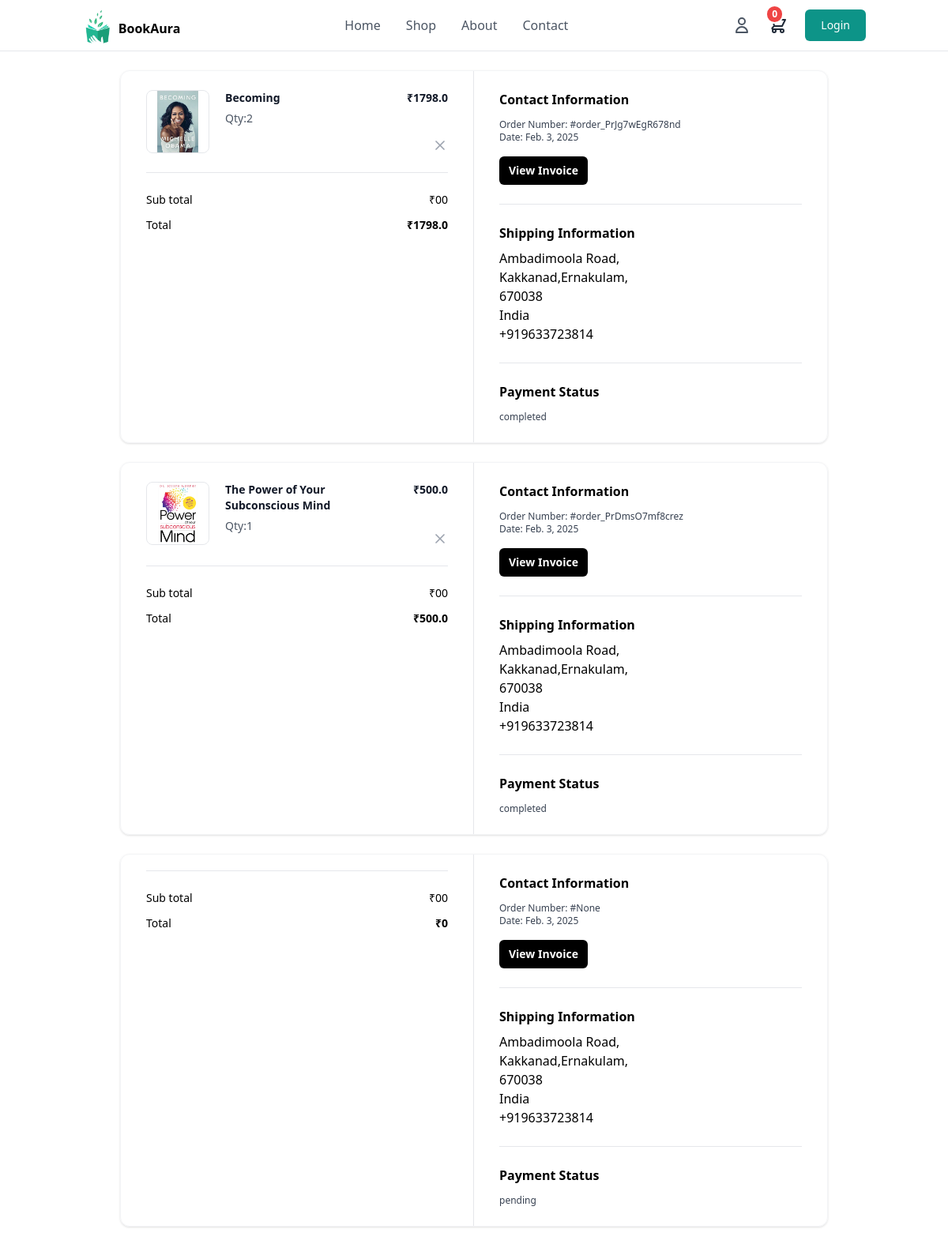
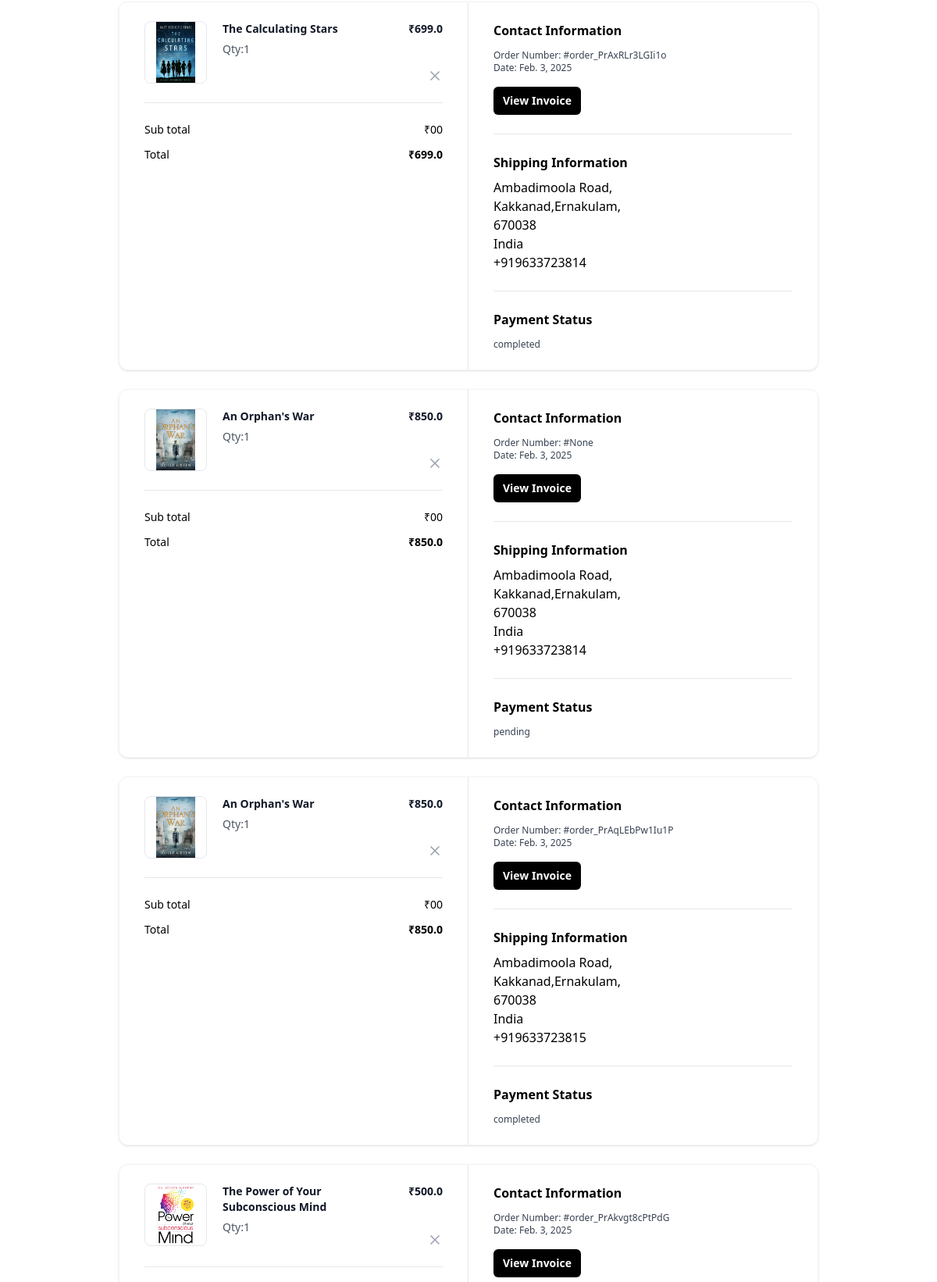
The app's page /order/summary/ (signed in, upper part) with its own data (2 pictures, top to bottom).
### bookapp/models.py (models this page shows, shortened)
class BaseModel(models.Model):
    created_at=models.DateTimeField(auto_now_add=True)
    updated_at=models.DateTimeField(auto_now=True)
    is_active=models.BooleanField(default=True)

class OrderItem(BaseModel):
    order_object=models.ForeignKey(
                                   Order,on_delete=models.CASCADE,
                                   related_name="orderitems"
                                   )
    book_object=models.ForeignKey(Book,on_delete=models.CASCADE)
    quantity=models.PositiveIntegerField(default=1)
    price=models.FloatField()
    @property
    def item_total(self):
        return self.price*self.quantity

class Book(BaseModel):
    title = models.CharField(max_length=200)
    author=models.CharField(max_length=200)
    category_object = models.ForeignKey(Category,on_delete=models.CASCADE)
    summary = models.TextField()
    isbn = models.CharField(max_length=13, unique=True)
    publication_date=models.DateField()
    publisher=models.CharField(max_length=100,null=True)
    language=models.CharField(max_length=100,null=True)
    no_of_pages=models.PositiveIntegerField()
    price = models.PositiveIntegerField()
    stock = models.PositiveIntegerField(default=0)
    cover_image = models.ImageField(upload_to="book_covers", blank=True, null=True)

class Order(BaseModel):
    customer=models.ForeignKey(User,on_delete=models.CASCADE,related_name="orders")
    address=models.ForeignKey(Address,on_delete=models.CASCADE, null=True, blank=True)
    phone=models.CharField(max_length=20)
    PAYMENT_OPTIONS=(
        ("COD","COD"),
        ("ONLINE","ONLINE")
    )
    payment_method=models.CharField(max_length=15,choices=PAYMENT_OPTIONS,default="COD")
    rzp_order_id=models.CharField(max_length=100,null=True)
    is_paid=models.BooleanField(default=False)
    @property
    def order_total(self):
        total=sum([oi.item_total for oi in self.orderitems.all()])
        return total

class BaseModel(models.Model):
    created_at=models.DateTimeField(auto_now_add=True)
    updated_at=models.DateTimeField(auto_now=True)
    is_active=models.BooleanField(default=True)

class Address(models.Model):
    user_profile=models.ForeignKey(UserProfile,on_delete=models.CASCADE,related_name="addresses")
    street=models.CharField(max_length=100)
    city=models.CharField(max_length=100)
    state=models.CharField(max_length=100)
    pincode=models.CharField(max_length=100)
    country=models.CharField(max_length=100)

### bookapp/views.py (the view)
# urls.py: path("order/summary/",views.OrderSummaryView.as_view(),name="order-summary"),
class OrderSummaryView(View):
    template_name="order_summary.html"
    def get(self,request,*args,**kwargs):
        qs=request.user.orders.all().order_by("-created_at")
        return render(request,self.template_name,{"orders":qs})

### bookapp/context_processors.py (called while the page is built)
def item_count_context(request):
    count=0
    if request.user.is_authenticated:
        count=BasketItem.objects.filter(basket_object=request.user.cart,is_order_placed=False).count()
    return {"item_count":count}

### bookapp/templates/order_summary.html (shortened to what this page needs)
{%extends 'base.html'%}
{%block main_block%}
{%if orders%}
{%for o in orders%}
<div class="mx-auto my-4 max-w-4xl md:my-6">
    <div class="overflow-hidden rounded-xl border border-gray-100 shadow">
      <div class="grid grid-cols-1 md:grid-cols-2">
        <div class="px-5 py-6 md:border-r md:border-r-gray-200 md:px-8">
          <div class="flow-root">
            <ul class="-my-7 divide-y divide-gray-200">
              {%for oi in o.orderitems.all%}
              <li class="flex items-stretch justify-between space-x-5 py-7">
                <div class="flex flex-1 items-stretch">
                  <div class="flex-shrink-0">
                  {%if oi.book_object.cover_image%}
                  <img
                  class="h-20 w-20 rounded-lg border border-gray-200 object-contain"
                  src="{{oi.book_object.cover_image.url}}"
                  alt="https://static.nike.com/a/images/c_limit,w_592,f_auto/t_product_v1/54a510de-a406-41b2-8d62-7f8c587c9a7e/air-force-1-07-lv8-shoes-9KwrSk.png"
                />
                  {%else%}
                  <img
                  class="h-20 w-20 rounded-lg border border-gray-200 object-contain"
                  src="https://static.nike.com/a/images/c_limit,w_592,f_auto/t_product_v1/54a510de-a406-41b2-8d62-7f8c587c9a7e/air-force-1-07-lv8-shoes-9KwrSk.png"
                />
                  {%endif%}
                  </div>
                  <div class="ml-5 flex flex-col justify-between">
                    <div class="flex-1">
                      <p class="text-sm font-bold text-gray-900">
                       {{oi.book_object.title}}
                      </p>
                      <p class="mt-1.5 text-sm font-medium text-gray-600">
                       Qty:{{oi.quantity}}
                       </p>
                    </div>
                  </div>
                </div>
                <div class="ml-auto flex flex-col items-end justify-between">
                  <p class="text-right text-sm font-bold text-gray-900">
                    ₹{{oi.item_total}}
                  </p>
                  <button
                    type="button"
                    class="-m-2 inline-flex rounded p-2 text-gray-400 transition-all duration-200 hover:text-gray-900 focus:outline-none focus:ring-2 focus:ring-gray-900 focus:ring-offset-2"
                  >
                    <svg
                      xmlns="http://www.w3.org/2000/svg"
                      width="24"
                      height="24"
                      viewBox="0 0 24 24"
                      fill="none"
                      stroke="currentColor"
                      stroke-width="2"
                      stroke-linecap="round"
                      stroke-linejoin="round"
                      class="h-5 w-5"
                    >
                      <line x1="18" y1="6" x2="6" y2="18"></line>
                      <line x1="6" y1="6" x2="18" y2="18"></line>
                    </svg>
                  </button>
                </div>
              </li>
              {%endfor%}
            </ul>
            <hr class="mt-6 border-gray-200" />
            <ul class="mt-6 space-y-3">
              <li class="flex items-center justify-between">
                <p class="text-sm font-medium">Sub total</p>
                <p class="text-sm font-medium">₹00</p>
              </li>
              <li class="flex items-center justify-between">
                <p class="text-sm font-medium ">Total</p>
                <p class="text-sm font-bold ">₹{{o.order_total}}</p>
              </li>
            </ul>
          </div>
        </div>
        <div class="px-5 py-6 md:px-8">
          <div class="flow-root">
            <div class="-my-6 divide-y divide-gray-200">
              <div class="py-6">
                <h2 class="text-base font-bold text-black">
                  Contact Information
                </h2>
                <p class="fontmedium mt-3 text-xs text-gray-700">
                  Order Number: #{{o.rzp_order_id}}
                </p>
                <p class="text-xs font-medium text-gray-700">
                  Date: {{o.created_at|date}}
                </p>
                <button
                  type="button"
                  class="mt-4 rounded-md bg-black px-3 py-2 text-sm font-semibold text-white shadow-sm hover:bg-black/80 focus-visible:outline focus-visible:outline-2 focus-visible:outline-offset-2 focus-visible:outline-black"
                >
                  View Invoice
                </button>
              </div>
              <div class="py-6">
                <h2 class="mb-2 text-base font-bold text-black">
                  Shipping Information
                </h2>
                <p>{{ o.address.street }}, </p>
                <p>{{ o.address.city }},{{ o.address.state }}, </p>
                <p>{{ o.address.pincode }}</p>
                <p>{{ o.address.country }}</p>
                  <p>+91{{o.phone}}</p>
              </div>
              <div class="py-6">
                <h2 class="text-base font-bold text-black">
                  Payment Status
                </h2>
                <p class="mt-3 text-xs font-medium text-gray-700">
                  {%if o.is_paid%}
                        completed
                  {%else%}
                    pending
                  {%endif%}
                </p>
              </div>
            </div>
          </div>
        </div>
      </div>
    </div>
  </div>
{%endfor%}
{%else%}
No orders yet
{%endif%}
{%endblock%}

### records on screen
Order: order_total "1798.0", rzp_order_id "order_PrJg7wEgR678nd", created_at "Feb. 3, 2025", address.street "Ambadimoola Road", address.city "Kakkanad", address.state "Ernakulam", address.pincode "670038", address.country "India", phone "9633723814", is_paid "completed"
OrderItem: book_object.cover_image (picture), book_object "Becoming", quantity "2", item_total "1798.0"
Order: order_total "500.0", rzp_order_id "order_PrDmsO7mf8crez", created_at "Feb. 3, 2025", address.street "Ambadimoola Road", address.city "Kakkanad", address.state "Ernakulam", address.pincode "670038", address.country "India", phone "9633723814", is_paid "completed"
OrderItem: book_object.cover_image (picture), book_object "The Power of Your Subconscious Mind", quantity "1", item_total "500.0"
Order: order_total "0", rzp_order_id "None", created_at "Feb. 3, 2025", address.street "Ambadimoola Road", address.city "Kakkanad", address.state "Ernakulam", address.pincode "670038", address.country "India", phone "9633723814", is_paid "pending"
Order: order_total "699.0", rzp_order_id "order_PrAxRLr3LGIi1o", created_at "Feb. 3, 2025", address.street "Ambadimoola Road", address.city "Kakkanad", address.state "Ernakulam", address.pincode "670038", address.country "India", phone "9633723814", is_paid "completed"
OrderItem: book_object.cover_image (picture), book_object "The Calculating Stars", quantity "1", item_total "699.0"
Order: order_total "850.0", rzp_order_id "None", created_at "Feb. 3, 2025", address.street "Ambadimoola Road", address.city "Kakkanad", address.state "Ernakulam", address.pincode "670038", address.country "India", phone "9633723814", is_paid "pending"
OrderItem: book_object.cover_image (picture), book_object "An Orphan's War", quantity "1", item_total "850.0"
Order: order_total "850.0", rzp_order_id "order_PrAqLEbPw1Iu1P", created_at "Feb. 3, 2025", address.street "Ambadimoola Road", address.city "Kakkanad", address.state "Ernakulam", address.pincode "670038", address.country "India", phone "9633723815", is_paid "completed"
OrderItem: book_object.cover_image (picture), book_object "An Orphan's War", quantity "1", item_total "850.0"
Order: rzp_order_id "order_PrAkvgt8cPtPdG", created_at "Feb. 3, 2025"
OrderItem: book_object.cover_image (picture), book_object "The Power of Your Subconscious Mind", quantity "1", item_total "500.0"

### other values on screen
{{ item_count }} "0"
